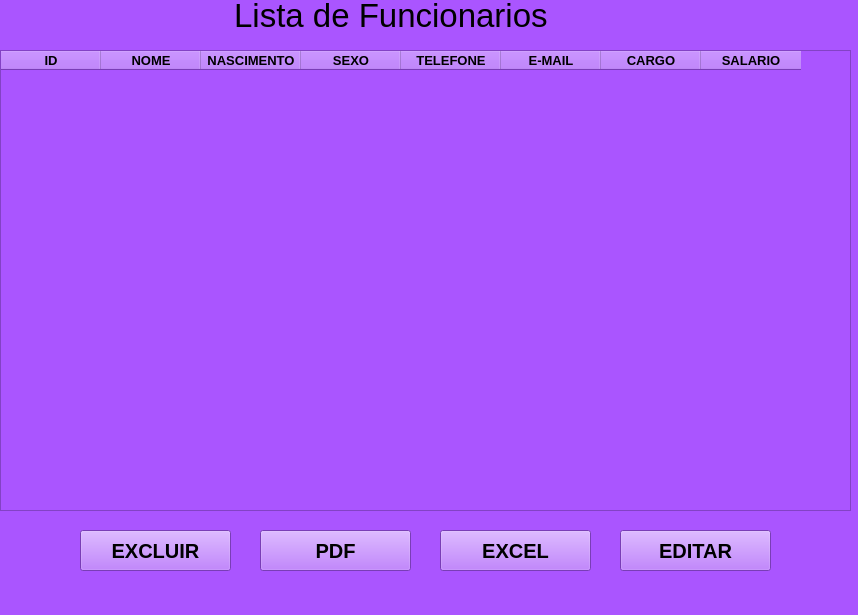
<?xml version="1.0" encoding="UTF-8"?>
<ui version="4.0">
 <class>MainWindow</class>
 <widget class="QMainWindow" name="MainWindow">
  <property name="geometry">
   <rect>
    <x>0</x>
    <y>0</y>
    <width>858</width>
    <height>615</height>
   </rect>
  </property>
  <property name="windowTitle">
   <string>MainWindow</string>
  </property>
  <property name="styleSheet">
   <string notr="true">background-color: rgb(170, 85, 255);</string>
  </property>
  <widget class="QWidget" name="centralwidget">
   <widget class="QLabel" name="label">
    <property name="geometry">
     <rect>
      <x>170</x>
      <y>0</y>
      <width>431</width>
      <height>31</height>
     </rect>
    </property>
    <property name="font">
     <font>
      <pointsize>25</pointsize>
     </font>
    </property>
    <property name="text">
     <string>       Lista de Funcionarios</string>
    </property>
   </widget>
   <widget class="QTableWidget" name="tableWidget">
    <property name="geometry">
     <rect>
      <x>0</x>
      <y>50</y>
      <width>851</width>
      <height>461</height>
     </rect>
    </property>
    <property name="font">
     <font>
      <pointsize>10</pointsize>
      <weight>75</weight>
      <bold>true</bold>
     </font>
    </property>
    <column>
     <property name="text">
      <string>ID</string>
     </property>
     <property name="font">
      <font>
       <pointsize>10</pointsize>
       <weight>75</weight>
       <bold>true</bold>
      </font>
     </property>
    </column>
    <column>
     <property name="text">
      <string>NOME</string>
     </property>
     <property name="font">
      <font>
       <pointsize>10</pointsize>
       <weight>75</weight>
       <bold>true</bold>
      </font>
     </property>
    </column>
    <column>
     <property name="text">
      <string>NASCIMENTO</string>
     </property>
     <property name="font">
      <font>
       <pointsize>10</pointsize>
       <weight>75</weight>
       <bold>true</bold>
      </font>
     </property>
    </column>
    <column>
     <property name="text">
      <string>SEXO</string>
     </property>
     <property name="font">
      <font>
       <pointsize>10</pointsize>
       <weight>75</weight>
       <bold>true</bold>
      </font>
     </property>
    </column>
    <column>
     <property name="text">
      <string>TELEFONE</string>
     </property>
     <property name="font">
      <font>
       <pointsize>10</pointsize>
       <weight>75</weight>
       <bold>true</bold>
      </font>
     </property>
    </column>
    <column>
     <property name="text">
      <string>E-MAIL</string>
     </property>
     <property name="font">
      <font>
       <pointsize>10</pointsize>
       <weight>75</weight>
       <bold>true</bold>
      </font>
     </property>
    </column>
    <column>
     <property name="text">
      <string>CARGO</string>
     </property>
     <property name="font">
      <font>
       <pointsize>10</pointsize>
       <weight>75</weight>
       <bold>true</bold>
      </font>
     </property>
    </column>
    <column>
     <property name="text">
      <string>SALARIO</string>
     </property>
     <property name="font">
      <font>
       <pointsize>10</pointsize>
       <weight>75</weight>
       <bold>true</bold>
      </font>
     </property>
    </column>
   </widget>
   <widget class="QPushButton" name="pushButton">
    <property name="geometry">
     <rect>
      <x>260</x>
      <y>530</y>
      <width>151</width>
      <height>41</height>
     </rect>
    </property>
    <property name="font">
     <font>
      <pointsize>15</pointsize>
      <weight>75</weight>
      <bold>true</bold>
     </font>
    </property>
    <property name="styleSheet">
     <string notr="true">border-color: rgb(0, 0, 0);</string>
    </property>
    <property name="text">
     <string>PDF</string>
    </property>
   </widget>
   <widget class="QPushButton" name="pushButton_2">
    <property name="geometry">
     <rect>
      <x>80</x>
      <y>530</y>
      <width>151</width>
      <height>41</height>
     </rect>
    </property>
    <property name="font">
     <font>
      <pointsize>15</pointsize>
      <weight>75</weight>
      <bold>true</bold>
     </font>
    </property>
    <property name="styleSheet">
     <string notr="true">border-color: rgb(0, 0, 0);</string>
    </property>
    <property name="text">
     <string>EXCLUIR</string>
    </property>
   </widget>
   <widget class="QPushButton" name="pushButton_3">
    <property name="geometry">
     <rect>
      <x>620</x>
      <y>530</y>
      <width>151</width>
      <height>41</height>
     </rect>
    </property>
    <property name="font">
     <font>
      <pointsize>15</pointsize>
      <weight>75</weight>
      <bold>true</bold>
     </font>
    </property>
    <property name="styleSheet">
     <string notr="true">border-color: rgb(0, 0, 0);</string>
    </property>
    <property name="text">
     <string>EDITAR</string>
    </property>
   </widget>
   <widget class="QPushButton" name="pushButton_4">
    <property name="geometry">
     <rect>
      <x>440</x>
      <y>530</y>
      <width>151</width>
      <height>41</height>
     </rect>
    </property>
    <property name="font">
     <font>
      <pointsize>15</pointsize>
      <weight>75</weight>
      <bold>true</bold>
     </font>
    </property>
    <property name="styleSheet">
     <string notr="true">border-color: rgb(0, 0, 0);</string>
    </property>
    <property name="text">
     <string>EXCEL</string>
    </property>
   </widget>
  </widget>
  <widget class="QMenuBar" name="menubar">
   <property name="geometry">
    <rect>
     <x>0</x>
     <y>0</y>
     <width>858</width>
     <height>21</height>
    </rect>
   </property>
  </widget>
  <widget class="QStatusBar" name="statusbar"/>
 </widget>
 <resources/>
 <connections/>
</ui>
